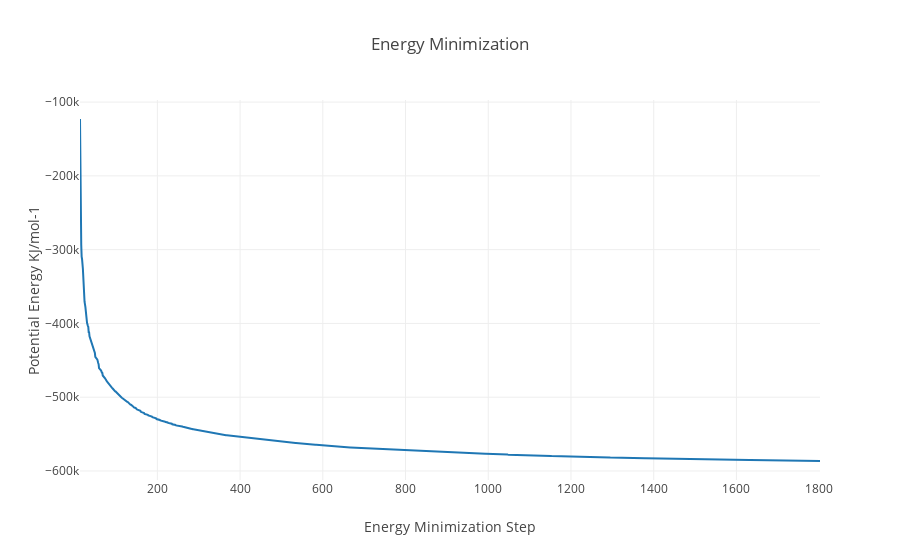

The code cell stored with this chart in its notebook:
### Code cell
import plotly
import plotly.graph_objs as go

#Read data from file and filter energy values higher than 1000 Kj/mol^-1
with open(output_min_ene_xvg,'r') as energy_file:
    x,y = map(
        list,
        zip(*[
            (float(line.split()[0]),float(line.split()[1]))
            for line in energy_file 
            if not line.startswith(("#","@")) 
            if float(line.split()[1]) < 1000 
        ])
    )

plotly.offline.init_notebook_mode(connected=True)

plotly.offline.iplot({
    "data": [go.Scatter(x=x, y=y)],
    "layout": go.Layout(title="Energy Minimization",
                        xaxis=dict(title = "Energy Minimization Step"),
                        yaxis=dict(title = "Potential Energy KJ/mol-1")
                       )
})

### Figure 1 — Plotly figure (JSON) as saved in the notebook; plotly's stock layout.template omitted (floating-point values rounded to 4 significant figures; data arrays with more than 128 entries replaced by an {"elided": "..."} marker saying what was removed)
{"data": [{"type": "scatter", "uid": "807040c3-a2e5-4ffa-9310-f1a57d48fed7", "x": {"elided": "1415 int values"}, "y": {"elided": "1415 float values"}}], "layout": {"title": {"text": "Energy Minimization"}, "xaxis": {"title": {"text": "Energy Minimization Step"}}, "yaxis": {"title": {"text": "Potential Energy KJ/mol-1"}}}}
